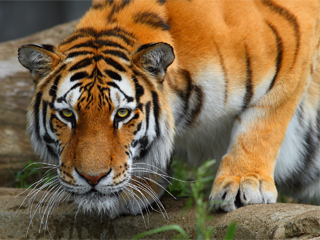
%> input picture tiger.bmp, 320 x 240 px
$ octave FuzzyInferenceSystemWatermarking.m   (GNU Octave 9; MATLAB toolbox functions it lacks are replaced by stand-ins)
%> lines starting %> are read from the running program, lines starting %| are printed output that depends on the picture
clc;
clear all;
close all;
% save start time
start_time=cputime;

% read in the cover object
file_name1='tiger.bmp';

cover_object=imread(file_name1);
%> cover_object is the input picture: size 240x320x3 uint8; mean R, G, B 129.6, 105.6, 74.3
red_channel=cover_object(:,:,1);
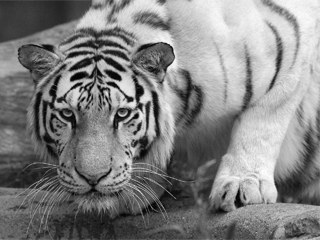
%> red_channel: size 240x320 uint8; min 0, max 254, mean 129.6
green_channel=cover_object(:,:,2);
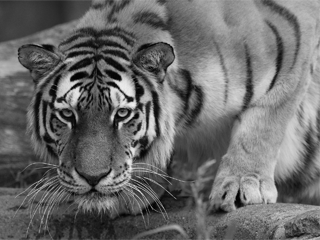
%> green_channel: size 240x320 uint8; min 0, max 240, mean 105.6
blue_channel=cover_object(:,:,3);
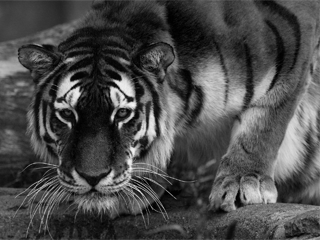
%> blue_channel: size 240x320 uint8; min 0, max 246, mean 74.3
cover_object1=cover_object;
cover_object1=blue_channel;
cover_object=im2double(cover_object1);
%> cover_object: size 240x320 double

% determine size (Height and Width) of cover image
Mc=size(cover_object,1);
%> Mc = 240
Nc=size(cover_object,2);
%> Nc = 320

blocksize=8;

% determine maximum message size based on cover object, and blocksize
max_message=Mc*Nc/(blocksize^2);
%> max_message = 1200

% process the image in blocks
% DCT Compression also allows for significant data compression in case of
% image processing

x=1;
y=1;
sum_dc=0;
  for kk=1:max_message

        % transform block
        image_block=dct2(cover_object(y:y+blocksize-1,x:x+blocksize-1));
        sum_dc=sum_dc + image_block(1,1);
    if (x+blocksize) >= Nc
        x=1;
        y=y+blocksize;
    else
        x=x+blocksize;
    end

        end
%> this loop made 1200 passes
%> sum_dc on passes 1 to 12: 1.85, 3.73, 5.73, 7.75, 9.63, 11.29, 12.72, 13.97, 15.64, 17.86, 20.16, 22.19
%> after the loop, sum_dc = 2798.2; x = 1; y = 241
%claculate mean of all dc cofficients
mean_dc=sum_dc/max_message;
%> mean_dc = 2.33

        % process the image in blocks

% Since Human Visual System is most sensitive to luminance , contrast and
% brightness, as referred by many papers, we have taken only these components
% from the RGB channel

x=1;
y=1;
sum_dc=0;
  for kk=1:max_message

        % transform block
        image_block=dct2(cover_object(y:y+blocksize-1,x:x+blocksize-1));
        % calculate luminance senstivity
        luminance(1,kk)=(image_block(1,1)/mean_dc)/2;     %------- range(0-2)
        % calculate average contrast
%> (the run ends here)
